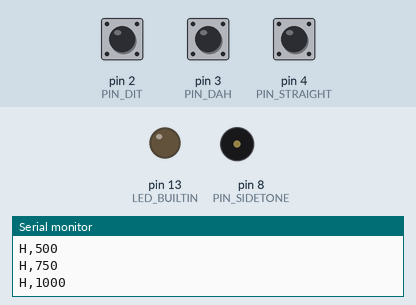
Simulated run of this sketch. Board: Arduino Uno, built with avr-gcc and run on an emulated ATmega328P. Parts: output pins drawn as LEDs (lit = HIGH), buzzer (waves = sounding), the last lines printed to the serial monitor. Dashed ring = blinking. The inputs (shaded band) are chosen by the test bench; at power-on: pin 2 (PIN_DIT) HIGH, pin 3 (PIN_DAH) HIGH, pin 4 (PIN_STRAIGHT) HIGH.

Above: at 1.2 s.
1.3 s: pin 2 (PIN_DIT) pulled LOW for 0.15 s
At 2.6 s:
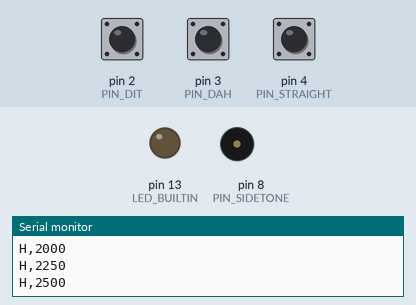
2.9 s: pin 3 (PIN_DAH) pulled LOW for 1 s
At 2.99 s:
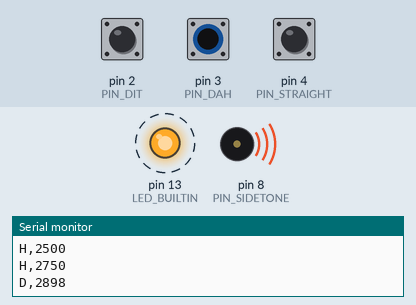
5.9 s: pin 3 (PIN_DAH) pulled LOW for 3.2 s
At 10.3 s:
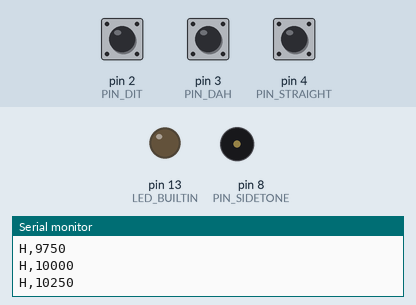
10.6 s: pin 2 (PIN_DIT) pulled LOW for 3.2 s
At 14.3 s:
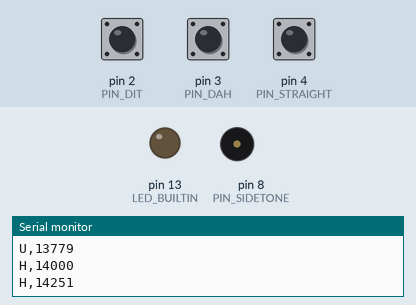
Timing chart, 0 to 15.8 s (numbered marks = the images above; inputs shaded):
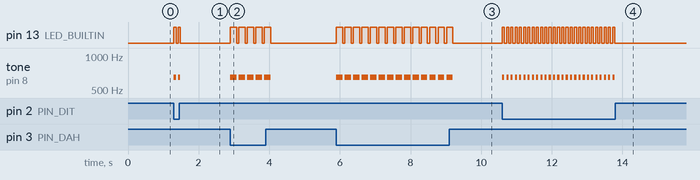

Measured:
- after the input at 1.3 s, pin 13 (LED_BUILTIN): alternates HIGH for 0.06 s and LOW for 0.06 s, 4 changes in all, then stays LOW, starting at once; tone on pin 8 (PIN_SIDETONE): alternates 650 Hz for 0.06 s and silent for 0.06 s, 4 changes in all, then stays silent, starting at once
- after the input at 2.9 s, pin 13 (LED_BUILTIN): alternates HIGH for 0.18 s and LOW for 0.06 s, 10 changes in all, then stays LOW, starting at once; tone on pin 8 (PIN_SIDETONE): alternates 650 Hz for 0.18 s and silent for 0.06 s, 10 changes in all, then stays silent, starting at once
- after the input at 5.9 s, pin 13 (LED_BUILTIN): alternates HIGH for 0.18 s and LOW for 0.06 s, 28 changes in all, then stays LOW, starting at once; tone on pin 8 (PIN_SIDETONE): alternates 650 Hz for 0.18 s and silent for 0.06 s, 28 changes in all, then stays silent, starting at once
- after the input at 10.6 s, pin 13 (LED_BUILTIN): alternates HIGH for 0.06 s and LOW for 0.06 s, 54 changes in all, then stays LOW, starting at once; tone on pin 8 (PIN_SIDETONE): alternates 650 Hz for 0.06 s and silent for 0.06 s, 54 changes in all, then stays silent, starting at once

The sketch:

cw_keyer.ino
```cpp
/*
  FTX-1 Remote CW key interface - v0.2 (Arduino UNO R3 prototype)

  Role: operator-side input device. Reads a paddle and/or a straight key,
  runs an iambic keyer, plays a local sidetone, and reports key-down/key-up
  events with device timestamps over USB serial. It does NOT key a radio;
  the hub app does that.

  Wiring (all inputs active-low, internal pull-ups, no external parts needed):
    D2   paddle dit      (3.5 mm TRS tip, assumed)
    D3   paddle dah      (3.5 mm TRS ring, assumed)
    D4   straight key    (mono jack tip)
    D8   sidetone        (piezo, or small speaker via ~100 ohm, to GND)
    A0   speed pot       (optional; wiper to A0, ends to 5V and GND; USE_POT 1)
    GND  paddle sleeve, straight key sleeve, sidetone return
    D13  on-board LED follows key state

  If the paddle sides feel backwards, send R1 (or swap the D2/D3 wires).

  Serial: 115200 8N1, newline-terminated ASCII lines.

  Device -> host:
    I,FTX1CW,1                              boot banner (id, protocol version)
    D,<ms>                                  key down (device millis, wraps at 2^32)
    U,<ms>                                  key up
    H,<ms>                                  heartbeat every 250 ms
    S,<wpm>,<A|B>,<rev>,<sidetone>,<ms>     status (after boot and any command)

  Host -> device:
    W<5..50>    set speed in WPM (a pot movement overrides it again)
    MA / MB     iambic mode A or B
    R0 / R1     paddle reverse off / on
    T0 / T1     local sidetone off / on
    ?           request status
*/

#include <Arduino.h>

#ifndef USE_POT
#define USE_POT 0                    // 1 = read a speed pot on A0
#endif

// ---------- Configuration ----------
const uint8_t  PIN_DIT      = 2;
const uint8_t  PIN_DAH      = 3;
const uint8_t  PIN_STRAIGHT = 4;
const uint8_t  PIN_SIDETONE = 8;
const uint8_t  PIN_POT      = A0;
const uint16_t SIDETONE_HZ  = 650;
const uint32_t QUIET_US     = 10000; // contact must be still this long between accepted edges
const uint8_t  WPM_MIN      = 5;
const uint8_t  WPM_MAX      = 50;
const uint32_t HEARTBEAT_MS = 250;

// ---------- Debounced input ----------
// Zero added latency on a clean edge: a change after the contact has been
// still for QUIET_US is accepted at once. Any change before that is bounce
// and restarts the quiet timer, so a burst of chatter never reaches the
// output. If the chatter settles on the other state, that state is taken
// once it has been still for QUIET_US.
//
// A fixed 3 ms lockout after each edge (v0.1) wasn't enough: a real
// straight key chattered for ~15 ms in 3-5 ms pieces as it closed, each
// piece just past the lockout, which keyed short extra blips (heard as a
// broken tail on air and on the sidetone). Measured 2026-10-17.
struct Input {
  uint8_t  pin = 0;
  bool     pressed = false;      // debounced state
  bool     raw = false;          // last reading
  uint32_t lastRawChangeUs = 0;  // when the reading last changed

  void begin(uint8_t p) {
    pin = p;
    pinMode(pin, INPUT_PULLUP);
    raw = pressed = (digitalRead(pin) == LOW);
    lastRawChangeUs = micros() - QUIET_US;
  }

  void update(uint32_t nowUs) {
    bool r = (digitalRead(pin) == LOW);
    bool quiet = (uint32_t)(nowUs - lastRawChangeUs) >= QUIET_US;
    if (r != raw) {
      raw = r;
      lastRawChangeUs = nowUs;
      if (quiet && r != pressed) pressed = r;   // clean edge: no delay
    } else if (quiet && r != pressed) {
      pressed = r;                               // settled after chatter
    }
  }
};

Input ditIn, dahIn, keyIn;

// ---------- Keyer state ----------
enum Phase : uint8_t { IDLE, ELEMENT, GAP };

Phase    phase      = IDLE;
bool     curIsDit   = false;   // element being sent
bool     lastWasDit = false;   // last completed element
bool     memDit     = false;   // Mode B paddle memory
bool     memDah     = false;
bool     keyerKey   = false;   // keyer's own output
bool     outKey     = false;   // combined output (keyer OR straight key)
uint32_t phaseEnd   = 0;       // micros() when current element/gap ends

uint8_t  wpm        = 20;
bool     modeB      = true;
bool     reversed   = false;
bool     sidetoneOn = true;

// ---------- Helpers ----------
static inline bool reached(uint32_t now, uint32_t t) { return (int32_t)(now - t) >= 0; }
static inline uint32_t unitUs() { return 1200000UL / wpm; }   // dit length: 1.2 s / WPM

void sendStatus() {
  Serial.print(F("S,"));
  Serial.print(wpm);
  Serial.print(',');
  Serial.print(modeB ? 'B' : 'A');
  Serial.print(',');
  Serial.print(reversed ? 1 : 0);
  Serial.print(',');
  Serial.print(sidetoneOn ? 1 : 0);
  Serial.print(',');
  Serial.println(millis());
}

void applySidetone() {
  if (sidetoneOn && outKey) tone(PIN_SIDETONE, SIDETONE_HZ);
  else noTone(PIN_SIDETONE);
}

void setOutput(bool k) {
  if (k == outKey) return;
  outKey = k;
  digitalWrite(LED_BUILTIN, k ? HIGH : LOW);
  applySidetone();                       // sidetone first: lowest local latency
  Serial.print(k ? 'D' : 'U');
  Serial.print(',');
  Serial.println(millis());
}

// ---------- Iambic keyer ----------
void startElement(bool isDit, uint32_t startUs) {
  phase = ELEMENT;
  curIsDit = isDit;
  phaseEnd = startUs + (isDit ? 1UL : 3UL) * unitUs();
  keyerKey = true;
  if (isDit) memDit = false; else memDah = false;
}

void keyerUpdate(uint32_t now, bool ditP, bool dahP) {
  switch (phase) {
    case IDLE:
      // A squeeze from idle starts with a dit.
      if (ditP || dahP) startElement(ditP, now);
      break;

    case ELEMENT:
      if (modeB) {                       // Mode B latches the opposite paddle
        if (curIsDit && dahP) memDah = true;
        if (!curIsDit && ditP) memDit = true;
      }
      if (reached(now, phaseEnd)) {
        keyerKey = false;
        lastWasDit = curIsDit;
        phase = GAP;
        phaseEnd += unitUs();            // chain from the scheduled end: no drift
      }
      break;

    case GAP:
      if (modeB) {
        if (lastWasDit && dahP) memDah = true;
        if (!lastWasDit && ditP) memDit = true;
      }
      if (reached(now, phaseEnd)) {
        bool go = false, nextDit = false;
        if (lastWasDit) {                // prefer the opposite element, else repeat
          if (memDah || dahP)      { go = true; nextDit = false; }
          else if (ditP)           { go = true; nextDit = true;  }
        } else {
          if (memDit || ditP)      { go = true; nextDit = true;  }
          else if (dahP)           { go = true; nextDit = false; }
        }
        if (go) {
          startElement(nextDit, phaseEnd);
        } else {
          phase = IDLE;
          memDit = memDah = false;
        }
      }
      break;
  }
}

// ---------- Host commands ----------
void execCmd(const char* s) {
  switch (s[0]) {
    case 'W': {
      int v = atoi(s + 1);
      if (v >= WPM_MIN && v <= WPM_MAX) wpm = (uint8_t)v;
      break;
    }
    case 'M':
      if (s[1] == 'A') modeB = false;
      else if (s[1] == 'B') modeB = true;
      break;
    case 'R': reversed = (s[1] == '1'); break;
    case 'T': sidetoneOn = (s[1] != '0'); applySidetone(); break;
    case '?': break;
    default: return;                     // unknown command: ignore
  }
  sendStatus();
}

void readSerial() {
  static char buf[16];
  static uint8_t len = 0;
  while (Serial.available()) {
    char c = (char)Serial.read();
    if (c == '\n' || c == '\r') {
      if (len) { buf[len] = 0; execCmd(buf); len = 0; }
    } else if (len < sizeof(buf) - 1) {
      buf[len++] = c;
    }
  }
}

// ---------- Arduino entry points ----------
void setup() {
  Serial.begin(115200);
  ditIn.begin(PIN_DIT);
  dahIn.begin(PIN_DAH);
  keyIn.begin(PIN_STRAIGHT);
  pinMode(PIN_SIDETONE, OUTPUT);
  pinMode(LED_BUILTIN, OUTPUT);
  Serial.println(F("I,FTX1CW,1"));
  sendStatus();
}

void loop() {
  uint32_t now = micros();
  ditIn.update(now);
  dahIn.update(now);
  keyIn.update(now);

  bool ditP = reversed ? dahIn.pressed : ditIn.pressed;
  bool dahP = reversed ? ditIn.pressed : dahIn.pressed;

  keyerUpdate(now, ditP, dahP);
  setOutput(keyerKey || keyIn.pressed);
  readSerial();

  uint32_t ms = millis();

  static uint32_t lastHb = 0;
  if (ms - lastHb >= HEARTBEAT_MS) {
    lastHb = ms;
    Serial.print(F("H,"));
    Serial.println(ms);
  }

#if USE_POT
  static uint32_t lastPotMs = 0;
  static int potRef = -1000;             // forces an initial read
  if (ms - lastPotMs >= 50) {
    lastPotMs = ms;
    int raw = analogRead(PIN_POT);
    if (abs(raw - potRef) > 12) {        // deadband so a host W command sticks
      potRef = raw;
      wpm = (uint8_t)map(raw, 0, 1023, WPM_MIN, 40);
      sendStatus();
    }
  }
#endif
}
```
